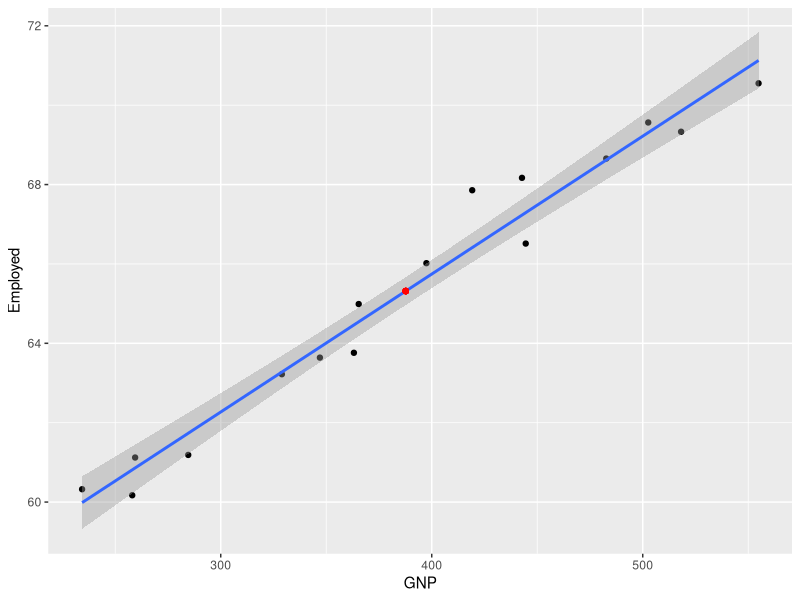
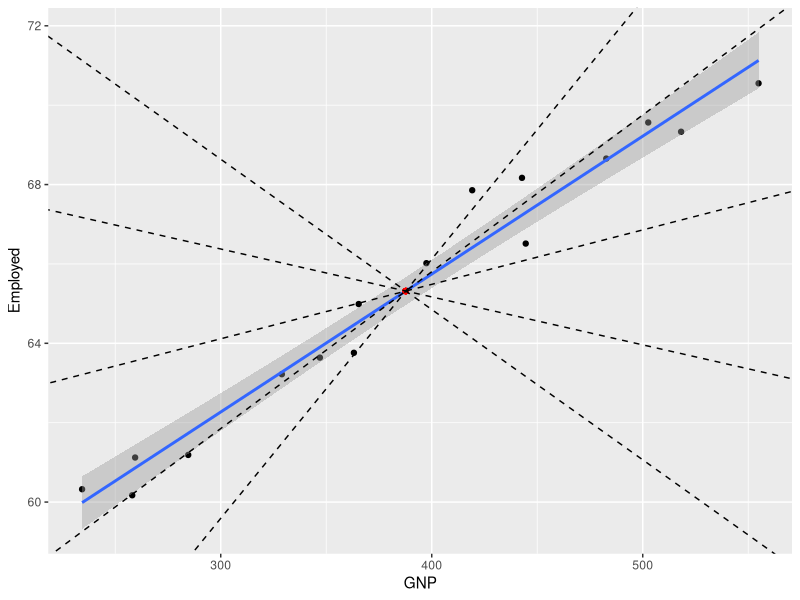
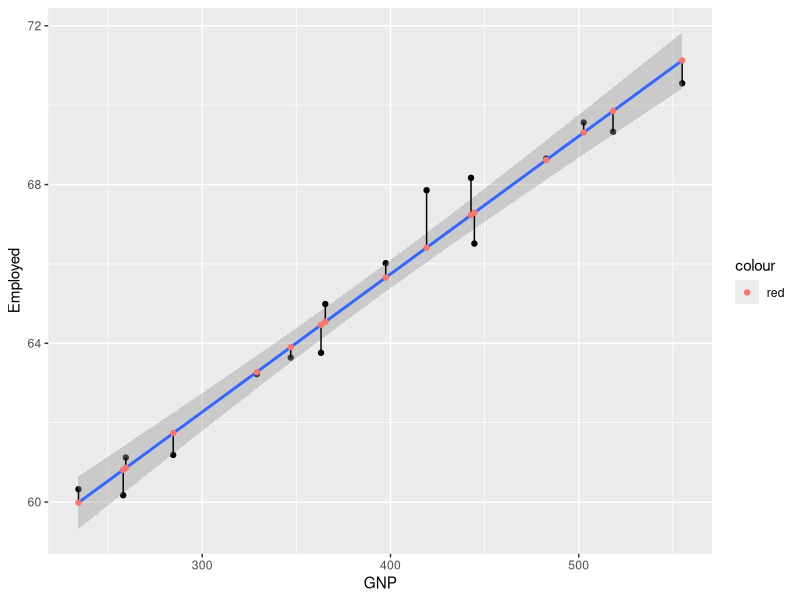
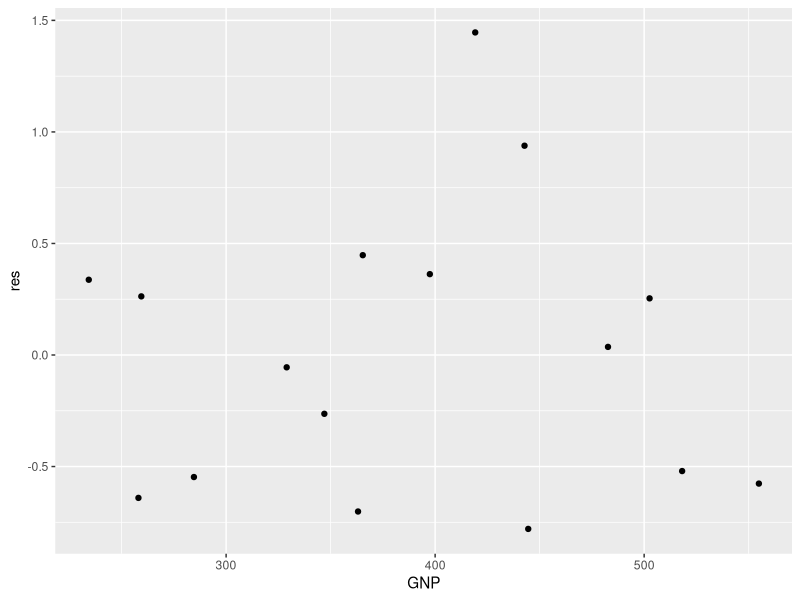
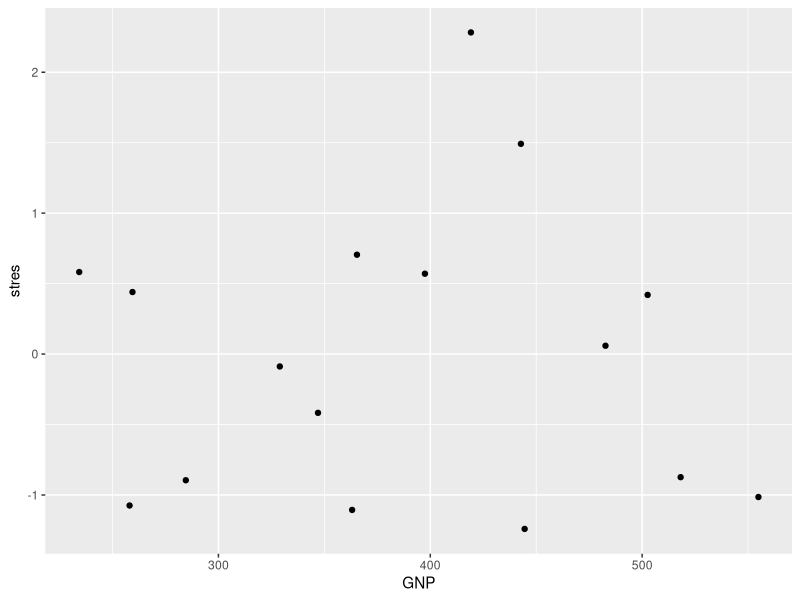

Recreate these plots in R, in order.
## ---- chunk 1

write_matex <- function(x) {
  begin <- "$$\\begin{bmatrix}"
  end <- "\\end{bmatrix}$$"
  X <-
    apply(x, 1, function(x) {
      paste(
        paste(x, collapse = "&"),
        "\\\\"
      )
    })
  writeLines(c(begin, X, end))
}

write_matex2 <- function(x) {
  options(digits=2)
  begin <- "\\begin{bmatrix}"
  end <- "\\end{bmatrix}"
  X <-
    apply(x, 1, function(x) {
      paste(
        paste(x, collapse = "&"),
        "\\\\"
      )
    })
  paste(c(begin, X, end), collapse = "")
}

library(datasets) 
library(ggplot2)
data ("longley")
srm<-lm(Employed~GNP,data=longley)

X<-model.matrix(srm)
head(longley)

## ---- chunk 2
library(datasets) 
library(ggplot2)
data ("longley")
mx<-mean(longley$GNP)
my<-mean(longley$Employed)
p1<-ggplot(longley,aes(x=GNP,y=Employed))+geom_point()+geom_smooth(method = "lm")+geom_point(aes(x=mx,y=my),colour="red")
a=seq(40,80,10)
b=(my-a)/mx
print(p1)
## ---- chunk 3
library(datasets) 
library(ggplot2)
data ("longley")
mx<-mean(longley$GNP)
my<-mean(longley$Employed)
p1<-ggplot(longley,aes(x=GNP,y=Employed))+geom_point()+geom_smooth(method = "lm")+geom_point(aes(x=mx,y=my),colour="red")
a=seq(40,80,10)
b=(my-a)/mx
print(p1+geom_abline(intercept = a,slope = b,lty="dashed"))
## ---- chunk 4
srm<-lm(Employed~GNP,data=longley)
longley$pred<-predict(srm)
longley$res<-resid(srm)
ggplot(longley,aes(x=GNP,y=Employed))+geom_point()+geom_smooth(method = "lm")+
  geom_segment(aes(xend = GNP, yend = pred)) +
  geom_point(aes(y = pred, color = "red"))
options(digits=2)

## ---- chunk 5

XX=t(X)%*%X
XXi=solve(XX)
y<-as.matrix(longley$Employed)
xy=t(X)%*%y
beta_hat=XXi%*%xy
yhat<-X%*%beta_hat
## ---- chunk 6
Px<-X%*%XXi%*%t(X)
I_Px<-diag(nrow(Px))-Px
SSE<-t(y)%*%I_Px%*%y
## ---- chunk 7
print(summary(srm))
## ---- chunk 8
data("ToothGrowth")
ToothGrowth$dose<-as.factor(ToothGrowth$dose)
print(head(ToothGrowth))
m1<-unique(model.matrix(len~dose*supp-1,data=ToothGrowth))[,1:3]
m2<-unique(model.matrix(len~supp*dose-1,data=ToothGrowth))[,1:2]
m3<-unique(model.matrix(len~supp:dose-1,data=ToothGrowth))
cmm<-(model.matrix(len~supp:dose-1,data=ToothGrowth))

inc_f<-cbind(1,m1,m2,m3)
lm1<-lm(len~supp*dose,data=ToothGrowth)
inc_res<-model.matrix(lm1)
## ---- chunk 9
p1<-ggplot(longley,aes(x=GNP,y=res))+geom_point()
print(p1)
## ---- chunk 10
longley$stres<-rstandard(srm)
p1<-ggplot(longley,aes(x=GNP,y=stres))+geom_point()
print(p1)
